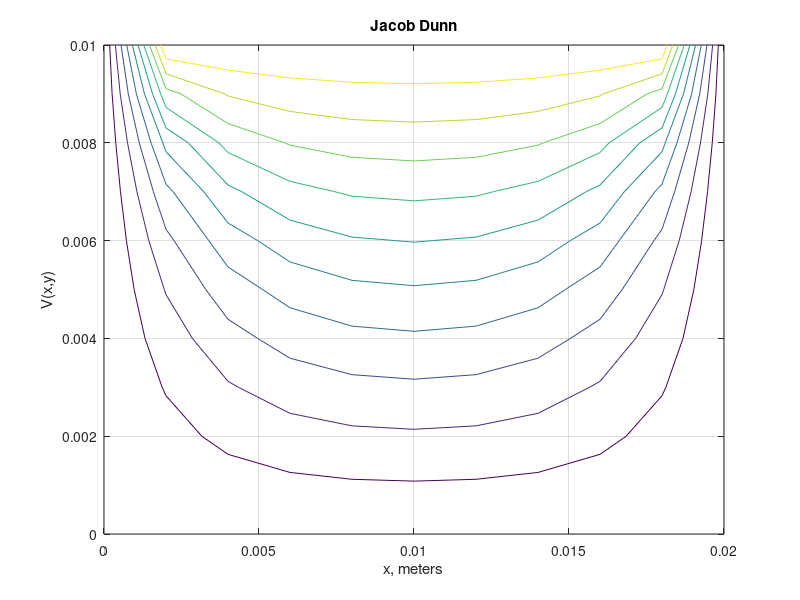

The MATLAB source for this figure:
% Jacob Dunn's Code
Vo = 10;
a = .02;
b = .01;
x = 0:.002:a;
y = 0:.001:b;
NN = 100;
V = 0;
[X,Y] = meshgrid(x,y);
for m = 1:NN
    n = 2*m-1;
    A = 4*Vo/(n*pi*sinh(n*pi*b/a))*ones(length(x),length(y));
    V = V + A*sin(n*pi*X/a).*sinh(n*pi*Y/a);
end
contour(X,Y,abs(V)),grid,xlabel('x, meters'),ylabel('V(x,y)'),title('Jacob Dunn')